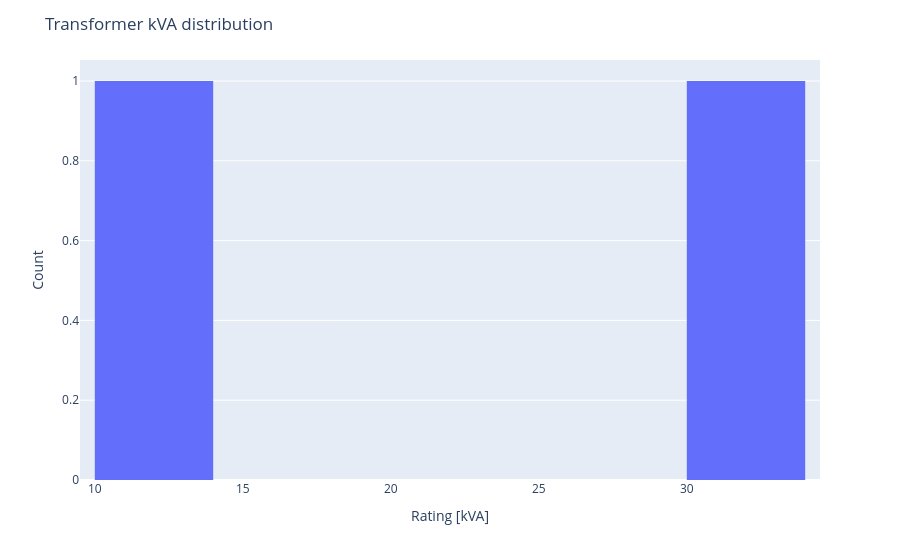

The cell this chart's notebook holds for it:
### Markdown cell above
We can easily drill into the details of those transformers. For example, let's take a look at their KVA ratings.

### Code cell
# Create a histogram of KVA ratings.
fig = px.histogram(df2['rating_kva'], x="rating_kva", nbins=10)

fig.update_layout(
    title_text='Transformer kVA distribution',
    xaxis_title_text='Rating [kVA]',
    yaxis_title_text='Count', 
    bargap=0.2,
)

fig.show()

### Figure 1 — Plotly figure (JSON) as saved in the notebook; plotly's stock layout.template omitted (floating-point values rounded to 4 significant figures)
{"data": [{"alignmentgroup": "True", "bingroup": "x", "hovertemplate": "rating_kva=%{x}<br>count=%{y}<extra></extra>", "legendgroup": "", "marker": {"color": "#636efa", "pattern": {"shape": ""}}, "name": "", "nbinsx": 10, "offsetgroup": "", "orientation": "v", "showlegend": false, "type": "histogram", "x": [10, 30], "xaxis": "x", "yaxis": "y"}], "layout": {"bargap": 0.2, "barmode": "relative", "legend": {"tracegroupgap": 0}, "margin": {"t": 60}, "title": {"text": "Transformer kVA distribution"}, "xaxis": {"anchor": "y", "domain": [0, 1], "title": {"text": "Rating [kVA]"}}, "yaxis": {"anchor": "x", "domain": [0, 1], "title": {"text": "Count"}}}}
